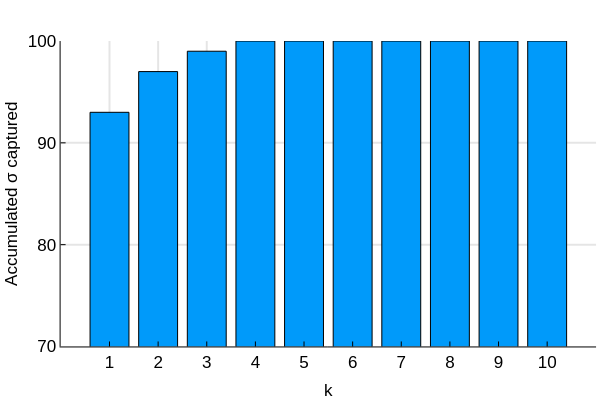

The code cell stored with this chart in its notebook:
### Code cell
plot_eigen(Λ)

### Figure 1 — Plotly figure (JSON) as saved in the notebook; plotly's stock layout.template omitted (floating-point values rounded to 4 significant figures)
{"data": [{"fill": "tozeroy", "fillcolor": "rgba(0, 154, 250, 1.000)", "legendgroup": "y1", "line": {"color": "rgba(0, 0, 0, 1.000)", "dash": "solid", "width": 1}, "mode": "lines", "name": "y1", "showlegend": true, "type": "scatter", "x": [0.6, 0.6, 1.4, 1.4, 0.6, 0.6], "xaxis": "x1", "y": [93, 0, 0, 93, 93, 93], "yaxis": "y1"}, {"fill": "tozeroy", "fillcolor": "rgba(0, 154, 250, 1.000)", "legendgroup": "y1", "line": {"color": "rgba(0, 0, 0, 1.000)", "dash": "solid", "width": 1}, "mode": "lines", "name": "y1", "showlegend": false, "type": "scatter", "x": [1.6, 1.6, 2.4, 2.4, 1.6, 1.6], "xaxis": "x1", "y": [97, 0, 0, 97, 97, 97], "yaxis": "y1"}, {"fill": "tozeroy", "fillcolor": "rgba(0, 154, 250, 1.000)", "legendgroup": "y1", "line": {"color": "rgba(0, 0, 0, 1.000)", "dash": "solid", "width": 1}, "mode": "lines", "name": "y1", "showlegend": false, "type": "scatter", "x": [2.6, 2.6, 3.4, 3.4, 2.6, 2.6], "xaxis": "x1", "y": [99, 0, 0, 99, 99, 99], "yaxis": "y1"}, {"fill": "tozeroy", "fillcolor": "rgba(0, 154, 250, 1.000)", "legendgroup": "y1", "line": {"color": "rgba(0, 0, 0, 1.000)", "dash": "solid", "width": 1}, "mode": "lines", "name": "y1", "showlegend": false, "type": "scatter", "x": [3.6, 3.6, 4.4, 4.4, 3.6, 3.6], "xaxis": "x1", "y": [100, 0, 0, 100, 100, 100], "yaxis": "y1"}, {"fill": "tozeroy", "fillcolor": "rgba(0, 154, 250, 1.000)", "legendgroup": "y1", "line": {"color": "rgba(0, 0, 0, 1.000)", "dash": "solid", "width": 1}, "mode": "lines", "name": "y1", "showlegend": false, "type": "scatter", "x": [4.6, 4.6, 5.4, 5.4, 4.6, 4.6], "xaxis": "x1", "y": [100, 0, 0, 100, 100, 100], "yaxis": "y1"}, {"fill": "tozeroy", "fillcolor": "rgba(0, 154, 250, 1.000)", "legendgroup": "y1", "line": {"color": "rgba(0, 0, 0, 1.000)", "dash": "solid", "width": 1}, "mode": "lines", "name": "y1", "showlegend": false, "type": "scatter", "x": [5.6, 5.6, 6.4, 6.4, 5.6, 5.6], "xaxis": "x1", "y": [100, 0, 0, 100, 100, 100], "yaxis": "y1"}, {"fill": "tozeroy", "fillcolor": "rgba(0, 154, 250, 1.000)", "legendgroup": "y1", "line": {"color": "rgba(0, 0, 0, 1.000)", "dash": "solid", "width": 1}, "mode": "lines", "name": "y1", "showlegend": false, "type": "scatter", "x": [6.6, 6.6, 7.4, 7.4, 6.6, 6.6], "xaxis": "x1", "y": [100, 0, 0, 100, 100, 100], "yaxis": "y1"}, {"fill": "tozeroy", "fillcolor": "rgba(0, 154, 250, 1.000)", "legendgroup": "y1", "line": {"color": "rgba(0, 0, 0, 1.000)", "dash": "solid", "width": 1}, "mode": "lines", "name": "y1", "showlegend": false, "type": "scatter", "x": [7.6, 7.6, 8.4, 8.4, 7.6, 7.6], "xaxis": "x1", "y": [100, 0, 0, 100, 100, 100], "yaxis": "y1"}, {"fill": "tozeroy", "fillcolor": "rgba(0, 154, 250, 1.000)", "legendgroup": "y1", "line": {"color": "rgba(0, 0, 0, 1.000)", "dash": "solid", "width": 1}, "mode": "lines", "name": "y1", "showlegend": false, "type": "scatter", "x": [8.6, 8.6, 9.4, 9.4, 8.6, 8.6], "xaxis": "x1", "y": [100, 0, 0, 100, 100, 100], "yaxis": "y1"}, {"fill": "tozeroy", "fillcolor": "rgba(0, 154, 250, 1.000)", "legendgroup": "y1", "line": {"color": "rgba(0, 0, 0, 1.000)", "dash": "solid", "width": 1}, "mode": "lines", "name": "y1", "showlegend": false, "type": "scatter", "x": [9.6, 9.6, 10.4, 10.4, 9.6, 9.6], "xaxis": "x1", "y": [100, 0, 0, 100, 100, 100], "yaxis": "y1"}, {"colorbar": {"len": 0.8484, "title": "", "x": 0.9934, "y": 0.5174}, "legendgroup": "y1", "marker": {"color": "rgba(0, 154, 250, 0.000)", "line": {"color": "rgba(0, 0, 0, 0.000)", "width": 1}, "size": 0, "symbol": "circle"}, "mode": "markers", "name": "y1", "showlegend": false, "type": "scatter", "x": [1, 2, 3, 4, 5, 6, 7, 8, 9, 10], "xaxis": "x", "y": [93, 97, 99, 100, 100, 100, 100, 100, 100, 100], "yaxis": "y"}], "layout": {"annotations": [{"font": {"color": "rgba(0, 0, 0, 1.000)", "family": "sans-serif", "size": 20}, "rotation": 0, "showarrow": false, "text": " ", "x": 0.5472, "xanchor": "center", "xref": "paper", "y": 1, "yanchor": "top", "yref": "paper"}], "height": 400, "margin": {"b": 20, "l": 0, "r": 0, "t": 20}, "paper_bgcolor": "rgba(255, 255, 255, 1.000)", "plot_bgcolor": "rgba(255, 255, 255, 1.000)", "showlegend": false, "width": 600, "xaxis": {"anchor": "y", "domain": [0.101, 0.9934], "gridcolor": "rgba(0, 0, 0, 0.100)", "gridwidth": 2, "linecolor": "rgba(0, 0, 0, 1.000)", "mirror": false, "range": [-0.00564, 11.01], "showgrid": true, "showline": true, "showticklabels": true, "tickangle": 0, "tickcolor": "rgb(0, 0, 0)", "tickfont": {"color": "rgba(0, 0, 0, 1.000)", "family": "sans-serif", "size": 17}, "tickmode": "array", "ticks": "inside", "ticktext": ["1", "2", "3", "4", "5", "6", "7", "8", "9", "10"], "tickvals": [1, 2, 3, 4, 5, 6, 7, 8, 9, 10], "title": "k", "titlefont": {"color": "rgba(0, 0, 0, 1.000)", "family": "sans-serif", "size": 17}, "type": "-", "visible": true, "zeroline": false, "zerolinecolor": "rgba(0, 0, 0, 1.000)"}, "yaxis": {"anchor": "x", "domain": [0.09318, 0.9415], "gridcolor": "rgba(0, 0, 0, 0.100)", "gridwidth": 2, "linecolor": "rgba(0, 0, 0, 1.000)", "mirror": false, "range": [70, 100], "showgrid": true, "showline": true, "showticklabels": true, "tickangle": 0, "tickcolor": "rgb(0, 0, 0)", "tickfont": {"color": "rgba(0, 0, 0, 1.000)", "family": "sans-serif", "size": 17}, "tickmode": "array", "ticks": "inside", "ticktext": ["70", "80", "90", "100"], "tickvals": [70, 80, 90, 100], "title": "Accumulated σ captured", "titlefont": {"color": "rgba(0, 0, 0, 1.000)", "family": "sans-serif", "size": 17}, "type": "-", "visible": true, "zeroline": false, "zerolinecolor": "rgba(0, 0, 0, 1.000)"}}}
